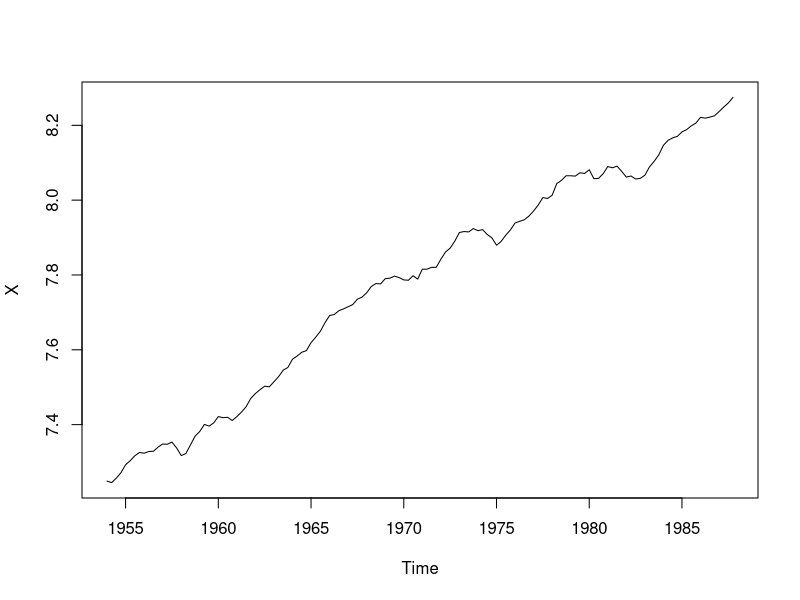
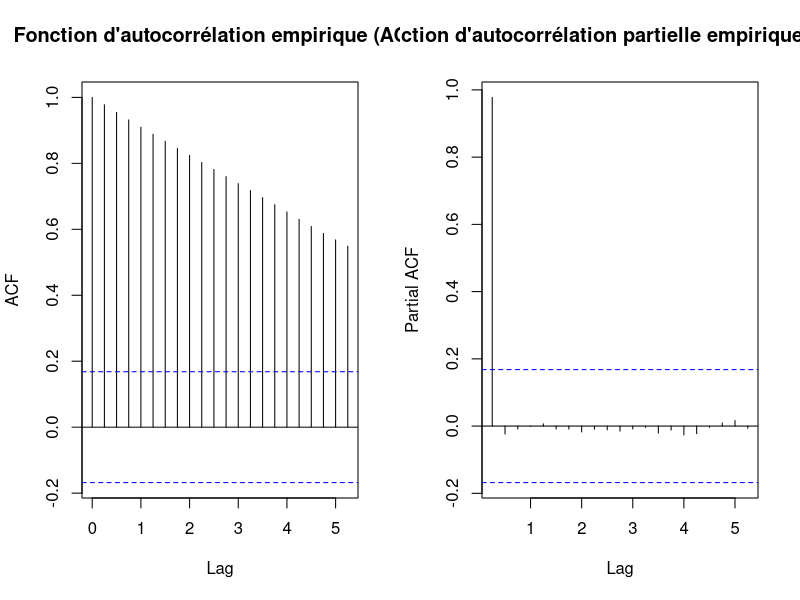
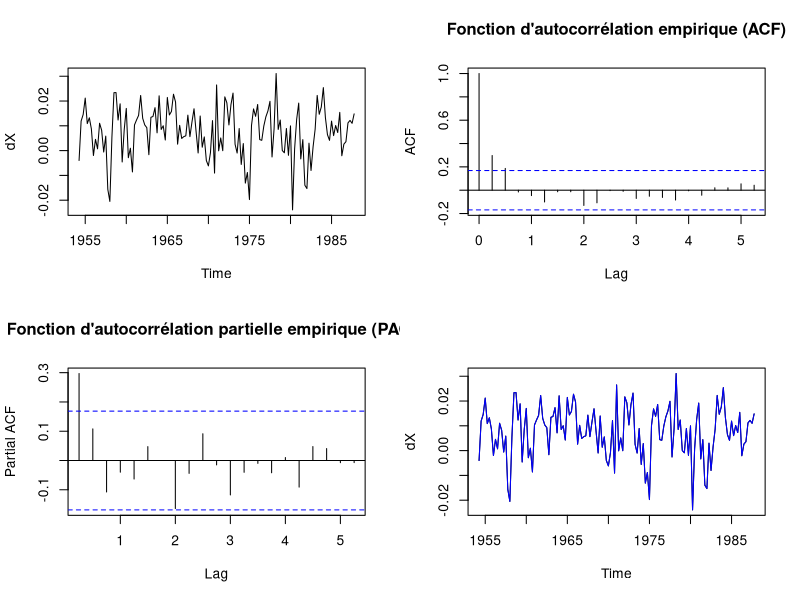
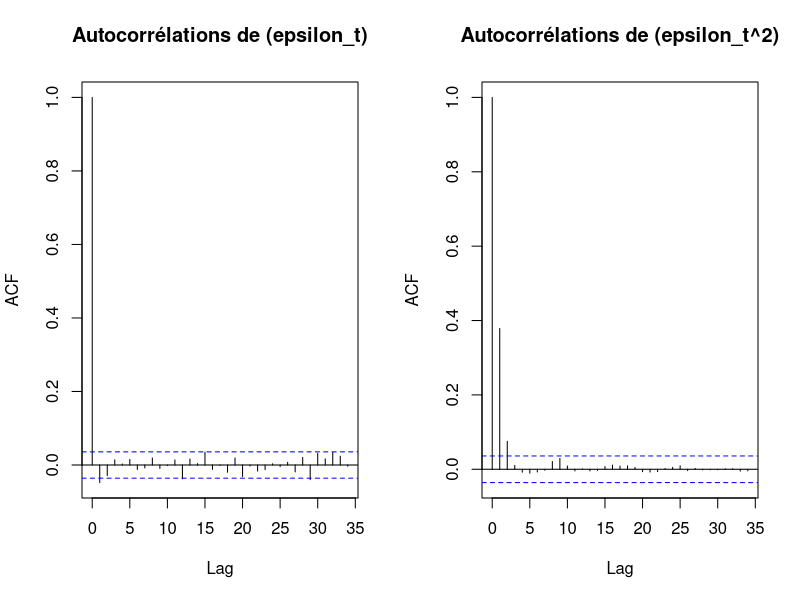
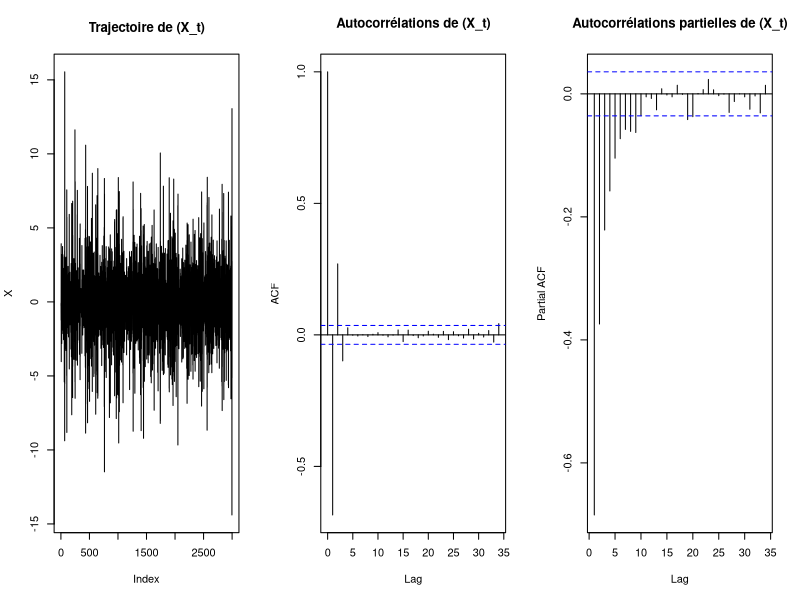
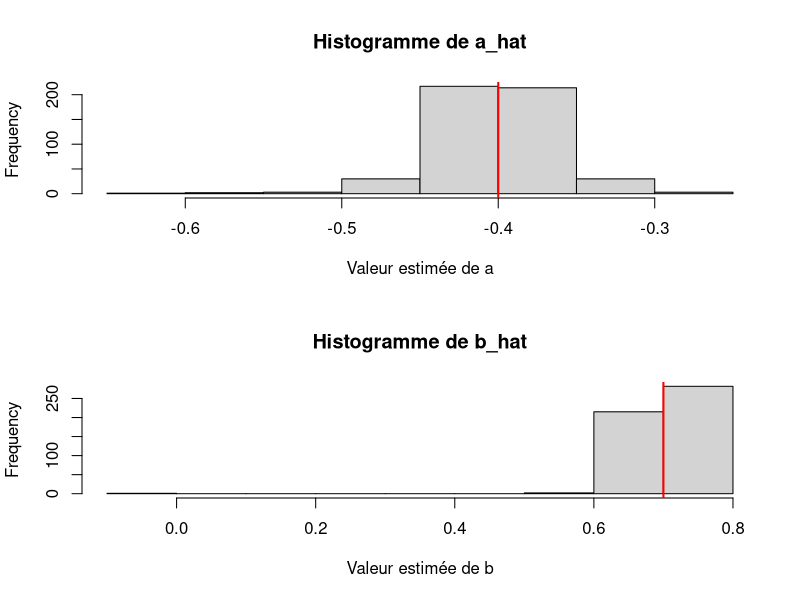

These figures' R source, in order:
## ---- chunk 1
X= read.table("serie1.dat")
head(df)
## ---- chunk 2
install.packages('tseries')
## ---- chunk 3
install.packages("forecast")
library(forecast)
## ---- chunk 4
library(tseries)
data(USeconomic)
head(USeconomic)
## ---- chunk 5
X = ts(USeconomic[,"log(GNP)"],start=1954,frequency = 4)
plot.ts(X)
## ---- chunk 6
par(mfrow = c(1, 2))

# Tracer l'ACF
acf_X <- acf(X, main = "Fonction d'autocorrélation empirique (ACF)")

# Tracer la PACF
pacf_X <- pacf(X, main = "Fonction d'autocorrélation partielle empirique (PACF)")
## ---- chunk 7
dX = diff(X)

par(mfrow = c(2, 2))
plot.ts(dX)
# Tracer l'ACF
acf_X <- acf(dX, main = "Fonction d'autocorrélation empirique (ACF)")

# Tracer la PACF
pacf_X <- pacf(dX, main = "Fonction d'autocorrélation partielle empirique (PACF)")
## ---- chunk 8
adf.test(dX)
## ---- chunk 9
install.packages('urca')
library(urca)
## ---- chunk 10
adf_test <- ur.df(dX, type = "trend", selectlags = "AIC")

# Résultats du test
summary(adf_test)
## ---- chunk 11
# Test Phillips-Perron
pp_test <- ur.pp(dX, type = "Z-alpha", model = "trend", lags = "long")

# Résultats du test
summary(pp_test)
## ---- chunk 12
# Initialiser une liste pour stocker les résultats
results <- data.frame(p = integer(), q = integer(), AIC = numeric(), BIC = numeric())

# Paramètres max pour p et q
pmax <- 1
qmax <- 2

# Estimation de tous les modèles ARMA possibles
for (p in 0:pmax) {
  for (q in 0:qmax) {
    if (p == 0 && q == 0) next  # Skip ARMA(0,0) car c'est un modèle de moyenne
    
    # Essayer de fitter un modèle ARMA(p, q)
    model <- tryCatch({
      arima(dX, order = c(p, 0, q))
    }, error = function(e) {
      return(NULL)
    })
    
    # Si le modèle a été ajusté correctement
    if (!is.null(model)) {
      # Extraire AIC et BIC
      aic <- AIC(model)
      bic <- BIC(model)
      
      # Ajouter les résultats à la liste
      results <- rbind(results, data.frame(p = p, q = q, AIC = aic, BIC = bic))
    }
  }
}

# Trier les résultats par BIC
results_sorted <- results[order(results$BIC), ]

## ---- chunk 13
results_sorted
## ---- chunk 14
model <- arima(dX, order = c(1, 0, 0))
summary(model)
## ---- chunk 15
dX_adj = fitted(model)+model$residuals
plot(dX,type="l")
lines(dX_adj,col="blue")
mean(abs(dX-dX_adj))
## ---- chunk 16
model_auto = auto.arima(X)
summary(model_auto)
## ---- chunk 17
install.packages("quandmod")
## ---- chunk 18
library(quantmod)

## ---- chunk 19
Eps <- function(n, omega, alpha) {
  # Initialisation
  epsilon <- numeric(n)
  sigma2 <- numeric(n)
  eta <- rnorm(n, mean = 0, sd = 1)  # Bruit gaussien

  # Condition initiale
  sigma2[1] <- omega / (1 - alpha)  # Variance inconditionnelle
  epsilon[1] <- sqrt(sigma2[1]) * eta[1]

  # Simulation
  for (t in 2:n) {
    sigma2[t] <- omega + alpha * epsilon[t-1]^2
    epsilon[t] <- sqrt(sigma2[t]) * eta[t]
  }

  return(epsilon)
}
## ---- chunk 20
eps = function(n,w,a){
   # Générer les variables gaussiennes indépendantes
  eta <- rnorm(n, mean = 0, sd = 1)
  sigma = rep(NA, n)
  epsilon <-  rep(NA, n)
  epsilon[1] = eta[1]
  sigma[1]=0
  #X <- rep(NA, n)
  for (t in 2:n) {
    sigma[t]=w+a*epsilon[t-1]^2
    epsilon[t] <- (sigma[t]^0.5)* eta[t]
    
    #X[t]=a*X[t-1]+epsilon[t]-b*epsilon[t-1]
    
    
  }

  return(epsilon)
}
## ---- chunk 21
sim_process = function(n,w,a,b,alpha){
  epsilon <-  eps(n,w,alpha)
  X <- c(epsilon[1],rep(NA, n-1))
  for (t in 2:n) {
    X[t]=a*X[t-1]+epsilon[t]-b*epsilon[t-1]
    
    
  }

  return(X)
}
## ---- chunk 22
SimProcess <- function(n, a, b, omega, alpha) {
  # Générer epsilon_t
  epsilon <- Eps(n, omega, alpha)

  # Initialisation de X_t
  X <- numeric(n)
  X[1] <- epsilon[1]  # Condition initiale

  # Simulation
  for (t in 2:n) {
    X[t] <- a * X[t-1] + epsilon[t] - b * epsilon[t-1]
  }

  return(X)
}

## ---- chunk 23
set.seed(123)
n <- 3000
omega <- 1
alpha <- 0.6
epsilon <- Eps(n, omega, alpha)

# Tracer les autocorrélations
par(mfrow = c(1, 2))
acf(epsilon, main = "Autocorrélations de (epsilon_t)")
acf(epsilon^2, main = "Autocorrélations de (epsilon_t^2)")

## ---- chunk 24
a <- -0.4
b <- 0.7
X <- SimProcess(n, a, b, omega, alpha)

# Tracer la série, ACF et PACF
par(mfrow = c(1, 3))
plot(X, type = "l", main = "Trajectoire de (X_t)")
acf(X, main = "Autocorrélations de (X_t)")
pacf(X, main = "Autocorrélations partielles de (X_t)")

## ---- chunk 25
Objective <- function(params, X) {
  a <- params[1]
  b <- params[2]
  n <- length(X)

  # Initialisation des erreurs
  epsilon <- numeric(n)
  epsilon[1] <- X[1]  # Condition initiale

  # Calcul des erreurs
  for (t in 2:n) {
    epsilon[t] <- X[t] - a * X[t-1] + b * epsilon[t-1]
  }

  # Calcul de la fonction objectif
  Qn <- mean(epsilon^2)

  return(Qn)
}

## ---- chunk 26
# Paramètres initiaux
initial_params <- c(0.5, 0.5)

# Optimisation avec nlminb
optim_result <- nlminb(
  start = initial_params,
  objective = Objective,
  X = X
)

# Estimations
estimates <- optim_result$par
names(estimates) <- c("a_hat", "b_hat")
print(estimates)


## ---- chunk 27
# Estimation avec arima
arima_result <- arima(X, order = c(1, 0, 1))
print(arima_result)

## ---- chunk 28
n_simulations <- 500
n <- 3000
estimates_matrix <- matrix(NA, nrow = n_simulations, ncol = 2)
colnames(estimates_matrix) <- c("a_hat", "b_hat")

for (i in 1:n_simulations) {
  X_sim <- SimProcess(n, a, b, omega, alpha)
  optim_result <- nlminb(
    start = initial_params,
    objective = Objective,
    X = X_sim
  )
  estimates_matrix[i, ] <- optim_result$par
}

## ---- chunk 29
par(mfrow = c(2, 1))
hist(estimates_matrix[, "a_hat"], main = "Histogramme de a_hat", xlab = "Valeur estimée de a")
abline(v = a, col = "red", lwd =2,breaks = 100 )
hist(estimates_matrix[, "b_hat"], main = "Histogramme de b_hat", xlab = "Valeur estimée de b")
abline(v = b, col = "red", lwd = 2,breaks = 100)

